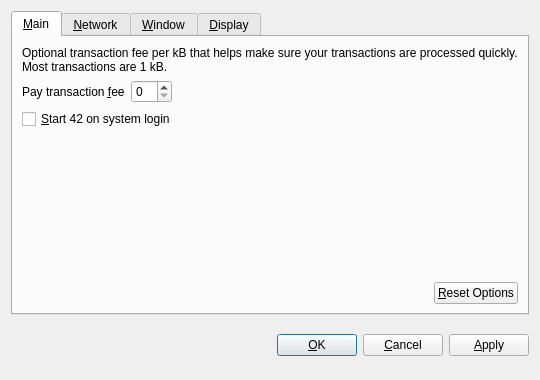
<?xml version="1.0" encoding="UTF-8"?>
<ui version="4.0">
 <class>OptionsDialog</class>
 <widget class="QDialog" name="OptionsDialog">
  <property name="geometry">
   <rect>
    <x>0</x>
    <y>0</y>
    <width>540</width>
    <height>380</height>
   </rect>
  </property>
  <property name="windowTitle">
   <string>Options</string>
  </property>
  <property name="modal">
   <bool>true</bool>
  </property>
  <layout class="QVBoxLayout" name="verticalLayout">
   <item>
    <widget class="QTabWidget" name="tabWidget">
     <property name="tabPosition">
      <enum>QTabWidget::North</enum>
     </property>
     <property name="currentIndex">
      <number>0</number>
     </property>
     <widget class="QWidget" name="tabMain">
      <attribute name="title">
       <string>&amp;Main</string>
      </attribute>
      <layout class="QVBoxLayout" name="verticalLayout_Main">
       <item>
        <widget class="QLabel" name="transactionFeeInfoLabel">
         <property name="text">
          <string>Optional transaction fee per kB that helps make sure your transactions are processed quickly. Most transactions are 1 kB.</string>
         </property>
         <property name="textFormat">
          <enum>Qt::PlainText</enum>
         </property>
         <property name="wordWrap">
          <bool>true</bool>
         </property>
        </widget>
       </item>
       <item>
        <layout class="QHBoxLayout" name="horizontalLayout_1_Main">
         <item>
          <widget class="QLabel" name="transactionFeeLabel">
           <property name="text">
            <string>Pay transaction &amp;fee</string>
           </property>
           <property name="textFormat">
            <enum>Qt::PlainText</enum>
           </property>
           <property name="buddy">
            <cstring>transactionFee</cstring>
           </property>
          </widget>
         </item>
         <item>
          <widget class="BitcoinAmountField" name="transactionFee"/>
         </item>
         <item>
          <spacer name="horizontalSpacer_1_Main">
           <property name="orientation">
            <enum>Qt::Horizontal</enum>
           </property>
           <property name="sizeHint" stdset="0">
            <size>
             <width>40</width>
             <height>20</height>
            </size>
           </property>
          </spacer>
         </item>
        </layout>
       </item>
       <item>
        <widget class="QCheckBox" name="bitcoinAtStartup">
         <property name="toolTip">
          <string>Automatically start 42 after logging in to the system.</string>
         </property>
         <property name="text">
          <string>&amp;Start 42 on system login</string>
         </property>
        </widget>
       </item>
       <item>
        <spacer name="verticalSpacer_Main">
         <property name="orientation">
          <enum>Qt::Vertical</enum>
         </property>
         <property name="sizeHint" stdset="0">
          <size>
           <width>20</width>
           <height>40</height>
          </size>
         </property>
        </spacer>
       </item>
       <item>
        <layout class="QHBoxLayout" name="horizontalLayout_2_Main">
         <item>
          <spacer name="horizontalSpacer_2_Main">
           <property name="orientation">
            <enum>Qt::Horizontal</enum>
           </property>
           <property name="sizeHint" stdset="0">
            <size>
             <width>40</width>
             <height>20</height>
            </size>
           </property>
          </spacer>
         </item>
         <item>
          <widget class="QPushButton" name="resetButton">
           <property name="toolTip">
            <string>Reset all client options to default.</string>
           </property>
           <property name="text">
            <string>&amp;Reset Options</string>
           </property>
           <property name="autoDefault">
            <bool>false</bool>
           </property>
          </widget>
         </item>
        </layout>
       </item>
      </layout>
     </widget>
     <widget class="QWidget" name="tabNetwork">
      <attribute name="title">
       <string>&amp;Network</string>
      </attribute>
      <layout class="QVBoxLayout" name="verticalLayout_Network">
       <item>
        <widget class="QCheckBox" name="mapPortUpnp">
         <property name="toolTip">
          <string>Automatically open the 42 client port on the router. This only works when your router supports UPnP and it is enabled.</string>
         </property>
         <property name="text">
          <string>Map port using &amp;UPnP</string>
         </property>
        </widget>
       </item>
       <item>
        <widget class="QCheckBox" name="connectSocks">
         <property name="toolTip">
          <string>Connect to the 42 network through a SOCKS proxy (e.g. when connecting through Tor).</string>
         </property>
         <property name="text">
          <string>&amp;Connect through SOCKS proxy:</string>
         </property>
        </widget>
       </item>
       <item>
        <layout class="QHBoxLayout" name="horizontalLayout_Network">
         <item>
          <widget class="QLabel" name="proxyIpLabel">
           <property name="text">
            <string>Proxy &amp;IP:</string>
           </property>
           <property name="textFormat">
            <enum>Qt::PlainText</enum>
           </property>
           <property name="buddy">
            <cstring>proxyIp</cstring>
           </property>
          </widget>
         </item>
         <item>
          <widget class="QValidatedLineEdit" name="proxyIp">
           <property name="maximumSize">
            <size>
             <width>140</width>
             <height>16777215</height>
            </size>
           </property>
           <property name="toolTip">
            <string>IP address of the proxy (e.g. 127.0.0.1)</string>
           </property>
          </widget>
         </item>
         <item>
          <widget class="QLabel" name="proxyPortLabel">
           <property name="text">
            <string>&amp;Port:</string>
           </property>
           <property name="textFormat">
            <enum>Qt::PlainText</enum>
           </property>
           <property name="buddy">
            <cstring>proxyPort</cstring>
           </property>
          </widget>
         </item>
         <item>
          <widget class="QLineEdit" name="proxyPort">
           <property name="maximumSize">
            <size>
             <width>55</width>
             <height>16777215</height>
            </size>
           </property>
           <property name="toolTip">
            <string>Port of the proxy (e.g. 9050)</string>
           </property>
          </widget>
         </item>
         <item>
          <widget class="QLabel" name="socksVersionLabel">
           <property name="text">
            <string>SOCKS &amp;Version:</string>
           </property>
           <property name="textFormat">
            <enum>Qt::PlainText</enum>
           </property>
           <property name="buddy">
            <cstring>socksVersion</cstring>
           </property>
          </widget>
         </item>
         <item>
          <widget class="QValueComboBox" name="socksVersion">
           <property name="toolTip">
            <string>SOCKS version of the proxy (e.g. 5)</string>
           </property>
          </widget>
         </item>
         <item>
          <spacer name="horizontalSpacer_Network">
           <property name="orientation">
            <enum>Qt::Horizontal</enum>
           </property>
           <property name="sizeHint" stdset="0">
            <size>
             <width>40</width>
             <height>20</height>
            </size>
           </property>
          </spacer>
         </item>
        </layout>
       </item>
       <item>
        <spacer name="verticalSpacer_Network">
         <property name="orientation">
          <enum>Qt::Vertical</enum>
         </property>
         <property name="sizeHint" stdset="0">
          <size>
           <width>20</width>
           <height>40</height>
          </size>
         </property>
        </spacer>
       </item>
      </layout>
     </widget>
     <widget class="QWidget" name="tabWindow">
      <attribute name="title">
       <string>&amp;Window</string>
      </attribute>
      <layout class="QVBoxLayout" name="verticalLayout_Window">
       <item>
        <widget class="QCheckBox" name="minimizeToTray">
         <property name="toolTip">
          <string>Show only a tray icon after minimizing the window.</string>
         </property>
         <property name="text">
          <string>&amp;Minimize to the tray instead of the taskbar</string>
         </property>
        </widget>
       </item>
       <item>
        <widget class="QCheckBox" name="minimizeOnClose">
         <property name="toolTip">
          <string>Minimize instead of exit the application when the window is closed. When this option is enabled, the application will be closed only after selecting Quit in the menu.</string>
         </property>
         <property name="text">
          <string>M&amp;inimize on close</string>
         </property>
        </widget>
       </item>
       <item>
        <spacer name="verticalSpacer_Window">
         <property name="orientation">
          <enum>Qt::Vertical</enum>
         </property>
         <property name="sizeHint" stdset="0">
          <size>
           <width>20</width>
           <height>40</height>
          </size>
         </property>
        </spacer>
       </item>
      </layout>
     </widget>
     <widget class="QWidget" name="tabDisplay">
      <attribute name="title">
       <string>&amp;Display</string>
      </attribute>
      <layout class="QVBoxLayout" name="verticalLayout_Display">
       <item>
        <layout class="QHBoxLayout" name="horizontalLayout_1_Display">
         <item>
          <widget class="QLabel" name="langLabel">
           <property name="text">
            <string>User Interface &amp;language:</string>
           </property>
           <property name="textFormat">
            <enum>Qt::PlainText</enum>
           </property>
           <property name="buddy">
            <cstring>lang</cstring>
           </property>
          </widget>
         </item>
         <item>
          <widget class="QValueComboBox" name="lang">
           <property name="toolTip">
            <string>The user interface language can be set here. This setting will take effect after restarting 42.</string>
           </property>
          </widget>
         </item>
        </layout>
       </item>
       <item>
        <layout class="QHBoxLayout" name="horizontalLayout_2_Display">
         <item>
          <widget class="QLabel" name="unitLabel">
           <property name="text">
            <string>&amp;Unit to show amounts in:</string>
           </property>
           <property name="textFormat">
            <enum>Qt::PlainText</enum>
           </property>
           <property name="buddy">
            <cstring>unit</cstring>
           </property>
          </widget>
         </item>
         <item>
          <widget class="QValueComboBox" name="unit">
           <property name="toolTip">
            <string>Choose the default subdivision unit to show in the interface and when sending coins.</string>
           </property>
          </widget>
         </item>
        </layout>
       </item>
       <item>
        <widget class="QCheckBox" name="displayAddresses">
         <property name="toolTip">
          <string>Whether to show 42 addresses in the transaction list or not.</string>
         </property>
         <property name="text">
          <string>&amp;Display addresses in transaction list</string>
         </property>
        </widget>
       </item>
       <item>
        <widget class="QCheckBox" name="coinControlFeatures">
         <property name="toolTip">
          <string>Whether to show coin control features or not.</string>
         </property>
         <property name="text">
          <string>Display coin &amp;control features (experts only!)</string>
         </property>
        </widget>
       </item>
       <item>
        <spacer name="verticalSpacer_Display">
         <property name="orientation">
          <enum>Qt::Vertical</enum>
         </property>
         <property name="sizeHint" stdset="0">
          <size>
           <width>20</width>
           <height>40</height>
          </size>
         </property>
        </spacer>
       </item>
      </layout>
     </widget>
    </widget>
   </item>
   <item>
    <layout class="QHBoxLayout" name="horizontalLayout_Buttons">
     <item>
      <spacer name="horizontalSpacer_1">
       <property name="orientation">
        <enum>Qt::Horizontal</enum>
       </property>
       <property name="sizeHint" stdset="0">
        <size>
         <width>40</width>
         <height>48</height>
        </size>
       </property>
      </spacer>
     </item>
     <item>
      <widget class="QLabel" name="statusLabel">
       <property name="font">
        <font>
         <weight>75</weight>
         <bold>true</bold>
        </font>
       </property>
       <property name="text">
        <string/>
       </property>
       <property name="textFormat">
        <enum>Qt::PlainText</enum>
       </property>
       <property name="wordWrap">
        <bool>true</bool>
       </property>
      </widget>
     </item>
     <item>
      <spacer name="horizontalSpacer_2">
       <property name="orientation">
        <enum>Qt::Horizontal</enum>
       </property>
       <property name="sizeHint" stdset="0">
        <size>
         <width>40</width>
         <height>48</height>
        </size>
       </property>
      </spacer>
     </item>
     <item>
      <widget class="QPushButton" name="okButton">
       <property name="text">
        <string>&amp;OK</string>
       </property>
      </widget>
     </item>
     <item>
      <widget class="QPushButton" name="cancelButton">
       <property name="text">
        <string>&amp;Cancel</string>
       </property>
       <property name="autoDefault">
        <bool>false</bool>
       </property>
      </widget>
     </item>
     <item>
      <widget class="QPushButton" name="applyButton">
       <property name="text">
        <string>&amp;Apply</string>
       </property>
       <property name="autoDefault">
        <bool>false</bool>
       </property>
      </widget>
     </item>
    </layout>
   </item>
  </layout>
 </widget>
 <customwidgets>
  <customwidget>
   <class>BitcoinAmountField</class>
   <extends>QSpinBox</extends>
   <header>bitcoinamountfield.h</header>
  </customwidget>
  <customwidget>
   <class>QValueComboBox</class>
   <extends>QComboBox</extends>
   <header>qvaluecombobox.h</header>
  </customwidget>
  <customwidget>
   <class>QValidatedLineEdit</class>
   <extends>QLineEdit</extends>
   <header>qvalidatedlineedit.h</header>
  </customwidget>
 </customwidgets>
 <resources/>
 <connections/>
</ui>
